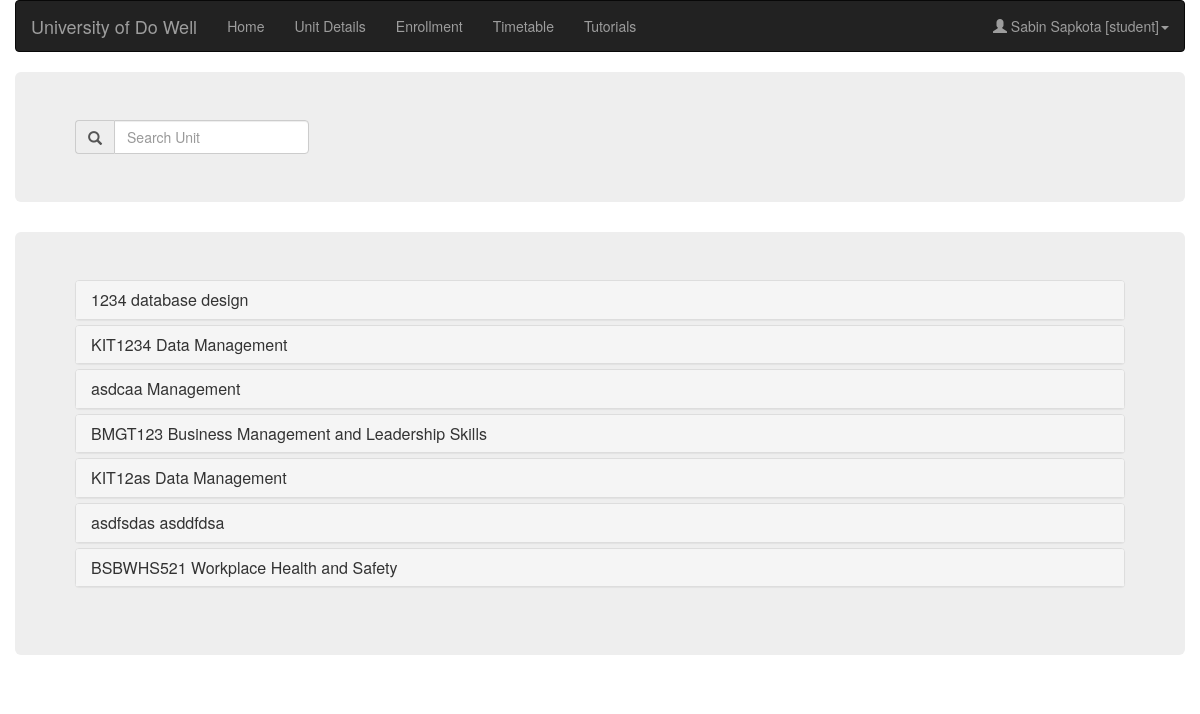
/enrollment.php (signed in), run on the app's committed database.
### tables this page shows
CREATE TABLE IF NOT EXISTS `unit` (
  `code` varchar(10) NOT NULL,
  `name` varchar(200) NOT NULL,
  `description` varchar(1000) NOT NULL,
  `max_staff` int(10) DEFAULT NULL
);

### controller/enrollment.php (the view, shortened to what this page needs)
<?php
    function loadUnits(){
            include ('db_connect.php');
            $load_unit_query = "SELECT * FROM unit";
            $result = mysqli_query($conn, $load_unit_query);
            while($row = mysqli_fetch_assoc($result)) {
                    echo '<div class="panel panel-default">';
                        echo '<div class="panel-heading">';
                            echo '<h4 class="panel-title">';
                                echo '<a data-toggle="collapse" data-parent="#accordion" href="#'.$row['code'].'">'.$row['code'].' '.$row['name'].'</a>';
                            echo '</h4>';
                        echo '</div>';
                    echo '</div>';
            }
    }
?>

### header.php (shortened to what this page needs)
<!DOCTYPE html>
<html>
<head>
  <link rel="stylesheet" href="//cdnjs.cloudflare.com/ajax/libs/timepicker/1.3.5/jquery.timepicker.min.css">
  <link rel = "stylesheet" type="text/css" href="style/style.css">
  <link rel="stylesheet" href="//code.jquery.com/ui/1.12.1/themes/base/jquery-ui.css">
  <link rel="stylesheet" href="style/timetable.css">
  <link rel="stylesheet" href="https://unpkg.com/bootstrap-table@1.16.0/dist/bootstrap-table.min.css">
  <link rel="stylesheet" href="https://maxcdn.bootstrapcdn.com/bootstrap/3.3.7/css/bootstrap.min.css">
<body>
    <div class= "container-fluid">
        <header>
            <nav class="navbar navbar-inverse">
                <div class="container-fluid">
                <div class = "navbar-header">
                    <a class="navbar-brand">University of Do Well</a>
                </div>
                <ul class="nav navbar-nav">
                    <li><a href="index.php">Home</a></li>
                    <li><a href="unit-details.php">Unit Details</a></li>
                      <?php
                        if(isset($_SESSION['logged']) && $_SESSION['logged'] && $_SESSION['type']=='student'){
                            echo '<li><a href="enrollment.php">Enrollment</a></li>';
                            echo '<li><a href="timetable.php">Timetable</a></li>';
                            echo '<li><a href="tutorials.php">Tutorials</a></li>';
                        }
                     ?>
                </ul>
                <ul class="nav navbar-nav navbar-right">
                        <?php
                            if(isset($_SESSION['logged']) && $_SESSION['logged'])
                            {
                                echo '<li class="dropdown"><a class="dropdown-toggle" data-toggle="dropdown" href="#"><span class="glyphicon glyphicon-user"></span> '.$_SESSION["username"].' ['.$_SESSION["type"].$_SESSION["user_id"].']';
                                echo '<span class="caret"></span></a>
                                <ul class="dropdown-menu">
                                <li><a href="controller/logout.php">Logout</a></li>
                                </ul></li>';
                            }
                            else
                            {
                                echo '<li><a href="register.php"><span class="glyphicon glyphicon-user"></span> Register</a></li>';
                                echo '<li><a href="login.php"><span class="glyphicon glyphicon-log-in">Login</span>';
                            }
                        ?></a>
                </ul>
            </div>
            </nav>
        </header>

### enrollment.php (shortened to what this page needs)
<?php require('header.php') ?>
<?php require('controller/enrollment.php')?>
    <div class="jumbotron unit-header">
      <form class="form-inline d-flex justify-content-center" action="#">
        <div class="input-group">
          <div class="input-group-addon">
            <span class="glyphicon glyphicon-search"></span>
          </div>
          <input class="form-control form-control-lg" type="text" placeholder="Search Unit" aria-label="Search">
        </div>
      </form>
    </div>
    <div class="jumbotron" id="unit-locate">
      <div class="panel-group" id="accordion">
        <?php
        loadUnits();
      ?>
    </div>
    </div>
    <div class=" row">
      <div class="col-lg-1"></div>
      <div class="col-lg-1"></div>
    </div>
<?php require('footer.php') ?>

### footer.php (shortened to what this page needs)
</div>
</body>
</html>

### style/style.css (style rules this page uses)
.unit-header { background-color: rgb(41,48,59); }

### data on the page
unit: code "1234", name "database design"
unit: code "KIT1234", name "Data Management"
unit: code "asdcaa", name "Management"
unit: code "BMGT123", name "Business Management and Leadership Skills"
unit: code "KIT12as", name "Data Management"
unit: code "asdfsdas", name "asddfdsa"
unit: code "BSBWHS521", name "Workplace Health and Safety"

### other printed values
$_SESSION["username"] "Sabin Sapkota"
$_SESSION["type"] "student"
